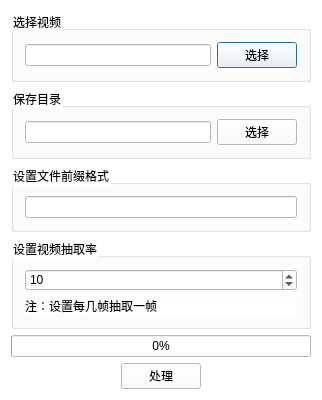
<?xml version="1.0" encoding="UTF-8"?>
<ui version="4.0">
 <class>MainwindowClass</class>
 <widget class="QDialog" name="MainwindowClass">
  <property name="geometry">
   <rect>
    <x>0</x>
    <y>0</y>
    <width>322</width>
    <height>343</height>
   </rect>
  </property>
  <property name="windowTitle">
   <string>视频解帧</string>
  </property>
  <property name="styleSheet">
   <string notr="true">background-color: rgb(255, 255, 255);
font: 10pt &quot;华文仿宋&quot;;</string>
  </property>
  <layout class="QHBoxLayout" name="horizontalLayout_8">
   <item>
    <layout class="QVBoxLayout" name="verticalLayout_2">
     <item>
      <widget class="QGroupBox" name="groupBox">
       <property name="title">
        <string>选择视频</string>
       </property>
       <layout class="QHBoxLayout" name="horizontalLayout_6">
        <item>
         <layout class="QHBoxLayout" name="horizontalLayout_3">
          <item>
           <widget class="QLineEdit" name="lineEdit"/>
          </item>
          <item>
           <widget class="QPushButton" name="pushButton">
            <property name="text">
             <string>选择</string>
            </property>
           </widget>
          </item>
         </layout>
        </item>
       </layout>
      </widget>
     </item>
     <item>
      <widget class="QGroupBox" name="groupBox_2">
       <property name="title">
        <string>保存目录</string>
       </property>
       <layout class="QHBoxLayout" name="horizontalLayout_7">
        <item>
         <layout class="QHBoxLayout" name="horizontalLayout_4">
          <item>
           <widget class="QLineEdit" name="lineEdit_2"/>
          </item>
          <item>
           <widget class="QPushButton" name="pushButton_2">
            <property name="text">
             <string>选择</string>
            </property>
           </widget>
          </item>
         </layout>
        </item>
       </layout>
      </widget>
     </item>
     <item>
      <widget class="QGroupBox" name="groupBox_3">
       <property name="title">
        <string>设置文件前缀格式</string>
       </property>
       <layout class="QHBoxLayout" name="horizontalLayout_5">
        <item>
         <widget class="QLineEdit" name="lineEdit_3"/>
        </item>
       </layout>
      </widget>
     </item>
     <item>
      <widget class="QGroupBox" name="groupBox_4">
       <property name="title">
        <string>设置视频抽取率</string>
       </property>
       <layout class="QHBoxLayout" name="horizontalLayout">
        <item>
         <layout class="QVBoxLayout" name="verticalLayout">
          <item>
           <widget class="QSpinBox" name="spinBox">
            <property name="value">
             <number>10</number>
            </property>
           </widget>
          </item>
          <item>
           <widget class="QLabel" name="label">
            <property name="text">
             <string>注：设置每几帧抽取一帧</string>
            </property>
           </widget>
          </item>
         </layout>
        </item>
       </layout>
      </widget>
     </item>
     <item>
      <widget class="QProgressBar" name="progressBar">
       <property name="value">
        <number>0</number>
       </property>
      </widget>
     </item>
     <item>
      <layout class="QHBoxLayout" name="horizontalLayout_2">
       <item>
        <spacer name="horizontalSpacer">
         <property name="orientation">
          <enum>Qt::Horizontal</enum>
         </property>
         <property name="sizeHint" stdset="0">
          <size>
           <width>40</width>
           <height>20</height>
          </size>
         </property>
        </spacer>
       </item>
       <item>
        <widget class="QPushButton" name="pushButton_3">
         <property name="text">
          <string>处理</string>
         </property>
        </widget>
       </item>
       <item>
        <spacer name="horizontalSpacer_2">
         <property name="orientation">
          <enum>Qt::Horizontal</enum>
         </property>
         <property name="sizeHint" stdset="0">
          <size>
           <width>40</width>
           <height>20</height>
          </size>
         </property>
        </spacer>
       </item>
      </layout>
     </item>
    </layout>
   </item>
  </layout>
 </widget>
 <layoutdefault spacing="6" margin="11"/>
 <resources>
  <include location="Mainwindow.qrc"/>
 </resources>
 <connections/>
</ui>
